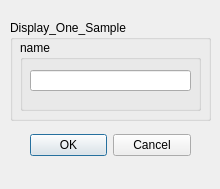
<?xml version="1.0" encoding="UTF-8"?>
<ui version="4.0">
 <class>Display_One_Sample_Dialog</class>
 <widget class="QDialog" name="Display_One_Sample_Dialog">
  <property name="windowModality">
   <enum>Qt::WindowModal</enum>
  </property>
  <property name="enabled">
   <bool>true</bool>
  </property>
  <property name="geometry">
   <rect>
    <x>0</x>
    <y>0</y>
    <width>220</width>
    <height>189</height>
   </rect>
  </property>
  <property name="maximumSize">
   <size>
    <width>16777215</width>
    <height>16777215</height>
   </size>
  </property>
  <property name="windowTitle">
   <string>Display A Sample</string>
  </property>
  <property name="modal">
   <bool>false</bool>
  </property>
  <widget class="QDialogButtonBox" name="buttonBox">
   <property name="geometry">
    <rect>
     <x>30</x>
     <y>120</y>
     <width>161</width>
     <height>51</height>
    </rect>
   </property>
   <property name="orientation">
    <enum>Qt::Horizontal</enum>
   </property>
   <property name="standardButtons">
    <set>QDialogButtonBox::Cancel|QDialogButtonBox::Ok</set>
   </property>
  </widget>
  <widget class="QGroupBox" name="groupBox">
   <property name="geometry">
    <rect>
     <x>10</x>
     <y>20</y>
     <width>201</width>
     <height>101</height>
    </rect>
   </property>
   <property name="title">
    <string>Display_One_Sample</string>
   </property>
   <widget class="QWidget" name="gridLayoutWidget">
    <property name="geometry">
     <rect>
      <x>10</x>
      <y>20</y>
      <width>181</width>
      <height>71</height>
     </rect>
    </property>
    <layout class="QGridLayout" name="gridLayout" rowstretch="0,0">
     <property name="sizeConstraint">
      <enum>QLayout::SetMinimumSize</enum>
     </property>
     <item row="1" column="0">
      <widget class="QGroupBox" name="groupBox_4">
       <property name="maximumSize">
        <size>
         <width>16777215</width>
         <height>75</height>
        </size>
       </property>
       <property name="title">
        <string>name</string>
       </property>
       <widget class="QLineEdit" name="nameLine">
        <property name="geometry">
         <rect>
          <x>10</x>
          <y>30</y>
          <width>161</width>
          <height>21</height>
         </rect>
        </property>
        <property name="alignment">
         <set>Qt::AlignLeading|Qt::AlignLeft|Qt::AlignVCenter</set>
        </property>
       </widget>
      </widget>
     </item>
    </layout>
   </widget>
  </widget>
 </widget>
 <resources/>
 <connections>
  <connection>
   <sender>buttonBox</sender>
   <signal>accepted()</signal>
   <receiver>Display_One_Sample_Dialog</receiver>
   <slot>accept()</slot>
   <hints>
    <hint type="sourcelabel">
     <x>248</x>
     <y>254</y>
    </hint>
    <hint type="destinationlabel">
     <x>157</x>
     <y>274</y>
    </hint>
   </hints>
  </connection>
  <connection>
   <sender>buttonBox</sender>
   <signal>rejected()</signal>
   <receiver>Display_One_Sample_Dialog</receiver>
   <slot>reject()</slot>
   <hints>
    <hint type="sourcelabel">
     <x>316</x>
     <y>260</y>
    </hint>
    <hint type="destinationlabel">
     <x>286</x>
     <y>274</y>
    </hint>
   </hints>
  </connection>
 </connections>
</ui>
